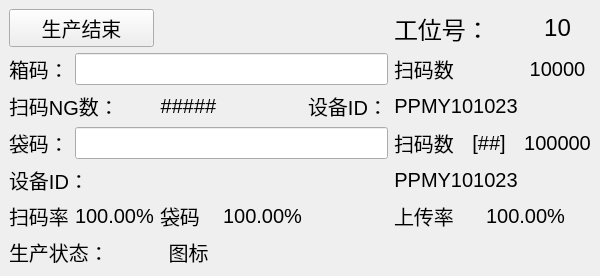
<?xml version="1.0" encoding="UTF-8"?>
<ui version="4.0">
 <class>Sicmy</class>
 <widget class="QWidget" name="Sicmy">
  <property name="geometry">
   <rect>
    <x>0</x>
    <y>0</y>
    <width>550</width>
    <height>253</height>
   </rect>
  </property>
  <property name="windowTitle">
   <string>Form</string>
  </property>
  <layout class="QGridLayout" name="gridLayout_2">
   <property name="leftMargin">
    <number>0</number>
   </property>
   <property name="topMargin">
    <number>0</number>
   </property>
   <property name="rightMargin">
    <number>0</number>
   </property>
   <property name="bottomMargin">
    <number>0</number>
   </property>
   <property name="spacing">
    <number>0</number>
   </property>
   <item row="0" column="0">
    <widget class="QWidget" name="widget" native="true">
     <property name="styleSheet">
      <string notr="true">QWidget{border:3px solid rgb:0,0,0}</string>
     </property>
     <layout class="QGridLayout" name="gridLayout">
      <item row="1" column="5" colspan="2">
       <widget class="QLabel" name="labelScanCodeQuantity">
        <property name="font">
         <font>
          <pointsize>15</pointsize>
         </font>
        </property>
        <property name="toolTip">
         <string extracomment="当前已扫数量"/>
        </property>
        <property name="text">
         <string>扫码数</string>
        </property>
       </widget>
      </item>
      <item row="5" column="5">
       <widget class="QLabel" name="label_22">
        <property name="font">
         <font>
          <pointsize>15</pointsize>
         </font>
        </property>
        <property name="text">
         <string>上传率</string>
        </property>
       </widget>
      </item>
      <item row="5" column="0">
       <widget class="QLabel" name="label_24">
        <property name="font">
         <font>
          <pointsize>15</pointsize>
         </font>
        </property>
        <property name="text">
         <string>扫码率</string>
        </property>
       </widget>
      </item>
      <item row="0" column="5" colspan="2">
       <widget class="QLabel" name="labelStaticName">
        <property name="font">
         <font>
          <pointsize>18</pointsize>
         </font>
        </property>
        <property name="text">
         <string>工位号：</string>
        </property>
       </widget>
      </item>
      <item row="0" column="0" colspan="2">
       <widget class="QPushButton" name="pushButtonStart">
        <property name="font">
         <font>
          <pointsize>15</pointsize>
         </font>
        </property>
        <property name="text">
         <string>生产结束</string>
        </property>
       </widget>
      </item>
      <item row="4" column="5" colspan="2">
       <widget class="QLabel" name="labelDEquipmentID_2">
        <property name="font">
         <font>
          <pointsize>15</pointsize>
         </font>
        </property>
        <property name="text">
         <string>PPMY101023</string>
        </property>
        <property name="alignment">
         <set>Qt::AlignCenter</set>
        </property>
       </widget>
      </item>
      <item row="2" column="0" colspan="2">
       <widget class="QLabel" name="labScanDCodeNGTag">
        <property name="font">
         <font>
          <pointsize>15</pointsize>
         </font>
        </property>
        <property name="text">
         <string>扫码NG数：</string>
        </property>
       </widget>
      </item>
      <item row="3" column="1" colspan="4">
       <widget class="QLineEdit" name="lineEditHcodeValue">
        <property name="font">
         <font>
          <pointsize>15</pointsize>
         </font>
        </property>
        <property name="readOnly">
         <bool>true</bool>
        </property>
       </widget>
      </item>
      <item row="2" column="5" colspan="2">
       <widget class="QLabel" name="labelDEquipmentID">
        <property name="font">
         <font>
          <pointsize>15</pointsize>
         </font>
        </property>
        <property name="text">
         <string>PPMY101023</string>
        </property>
        <property name="alignment">
         <set>Qt::AlignCenter</set>
        </property>
       </widget>
      </item>
      <item row="1" column="7">
       <widget class="QLabel" name="labelDcodeQuantityNow">
        <property name="font">
         <font>
          <pointsize>15</pointsize>
         </font>
        </property>
        <property name="contextMenuPolicy">
         <enum>Qt::DefaultContextMenu</enum>
        </property>
        <property name="text">
         <string>10000</string>
        </property>
        <property name="alignment">
         <set>Qt::AlignCenter</set>
        </property>
       </widget>
      </item>
      <item row="2" column="4">
       <widget class="QLabel" name="labelDEquipmentIDName">
        <property name="font">
         <font>
          <pointsize>15</pointsize>
         </font>
        </property>
        <property name="text">
         <string>设备ID：</string>
        </property>
       </widget>
      </item>
      <item row="0" column="7">
       <widget class="QLabel" name="labelStaticName01">
        <property name="font">
         <font>
          <pointsize>18</pointsize>
         </font>
        </property>
        <property name="contextMenuPolicy">
         <enum>Qt::DefaultContextMenu</enum>
        </property>
        <property name="text">
         <string>10</string>
        </property>
        <property name="alignment">
         <set>Qt::AlignCenter</set>
        </property>
       </widget>
      </item>
      <item row="3" column="0">
       <widget class="QLabel" name="labelCodeH">
        <property name="font">
         <font>
          <pointsize>15</pointsize>
         </font>
        </property>
        <property name="toolTip">
         <string extracomment="当前已扫到的箱码"/>
        </property>
        <property name="text">
         <string>袋码：</string>
        </property>
       </widget>
      </item>
      <item row="2" column="2">
       <widget class="QLabel" name="labelScanDcodeNGVal">
        <property name="font">
         <font>
          <pointsize>15</pointsize>
         </font>
        </property>
        <property name="text">
         <string>#####</string>
        </property>
        <property name="alignment">
         <set>Qt::AlignCenter</set>
        </property>
       </widget>
      </item>
      <item row="3" column="5">
       <widget class="QLabel" name="labelScanCodeQuantity_2">
        <property name="font">
         <font>
          <pointsize>15</pointsize>
         </font>
        </property>
        <property name="toolTip">
         <string extracomment="当前已扫数量"/>
        </property>
        <property name="text">
         <string>扫码数</string>
        </property>
       </widget>
      </item>
      <item row="8" column="0" colspan="2">
       <widget class="QLabel" name="labelStatus">
        <property name="font">
         <font>
          <pointsize>15</pointsize>
         </font>
        </property>
        <property name="text">
         <string>生产状态：</string>
        </property>
       </widget>
      </item>
      <item row="3" column="7">
       <widget class="QLabel" name="labelHcodeQuantityNow">
        <property name="font">
         <font>
          <pointsize>15</pointsize>
         </font>
        </property>
        <property name="contextMenuPolicy">
         <enum>Qt::DefaultContextMenu</enum>
        </property>
        <property name="text">
         <string>100000</string>
        </property>
        <property name="alignment">
         <set>Qt::AlignCenter</set>
        </property>
       </widget>
      </item>
      <item row="4" column="0" colspan="2">
       <widget class="QLabel" name="labelDEquipmentIDName_2">
        <property name="font">
         <font>
          <pointsize>15</pointsize>
         </font>
        </property>
        <property name="text">
         <string>设备ID：</string>
        </property>
       </widget>
      </item>
      <item row="3" column="6">
       <widget class="QLabel" name="labelCodeBatch">
        <property name="font">
         <font>
          <pointsize>15</pointsize>
         </font>
        </property>
        <property name="text">
         <string extracomment="扫码批次数">[##]</string>
        </property>
        <property name="alignment">
         <set>Qt::AlignCenter</set>
        </property>
       </widget>
      </item>
      <item row="1" column="0">
       <widget class="QLabel" name="labelCodeD">
        <property name="font">
         <font>
          <pointsize>15</pointsize>
         </font>
        </property>
        <property name="toolTip">
         <string extracomment="当前已扫到的箱码"/>
        </property>
        <property name="text">
         <string>箱码：</string>
        </property>
       </widget>
      </item>
      <item row="1" column="1" colspan="4">
       <widget class="QLineEdit" name="lineEditDcodeValue">
        <property name="font">
         <font>
          <pointsize>15</pointsize>
         </font>
        </property>
        <property name="readOnly">
         <bool>true</bool>
        </property>
       </widget>
      </item>
      <item row="8" column="2">
       <widget class="QLabel" name="labellStatusIcon">
        <property name="font">
         <font>
          <pointsize>15</pointsize>
         </font>
        </property>
        <property name="text">
         <string>图标</string>
        </property>
        <property name="alignment">
         <set>Qt::AlignCenter</set>
        </property>
       </widget>
      </item>
      <item row="5" column="6" colspan="2">
       <widget class="QLabel" name="label_18">
        <property name="font">
         <font>
          <pointsize>15</pointsize>
         </font>
        </property>
        <property name="text">
         <string>100.00%</string>
        </property>
        <property name="alignment">
         <set>Qt::AlignCenter</set>
        </property>
       </widget>
      </item>
      <item row="5" column="1">
       <widget class="QLabel" name="label_11">
        <property name="font">
         <font>
          <pointsize>15</pointsize>
         </font>
        </property>
        <property name="text">
         <string>100.00%</string>
        </property>
       </widget>
      </item>
      <item row="5" column="2">
       <widget class="QLabel" name="label_17">
        <property name="font">
         <font>
          <pointsize>15</pointsize>
         </font>
        </property>
        <property name="text">
         <string>袋码</string>
        </property>
       </widget>
      </item>
      <item row="5" column="3">
       <widget class="QLabel" name="label_12">
        <property name="font">
         <font>
          <pointsize>15</pointsize>
         </font>
        </property>
        <property name="text">
         <string>100.00%</string>
        </property>
        <property name="alignment">
         <set>Qt::AlignCenter</set>
        </property>
       </widget>
      </item>
     </layout>
    </widget>
   </item>
  </layout>
 </widget>
 <resources/>
 <connections/>
</ui>
